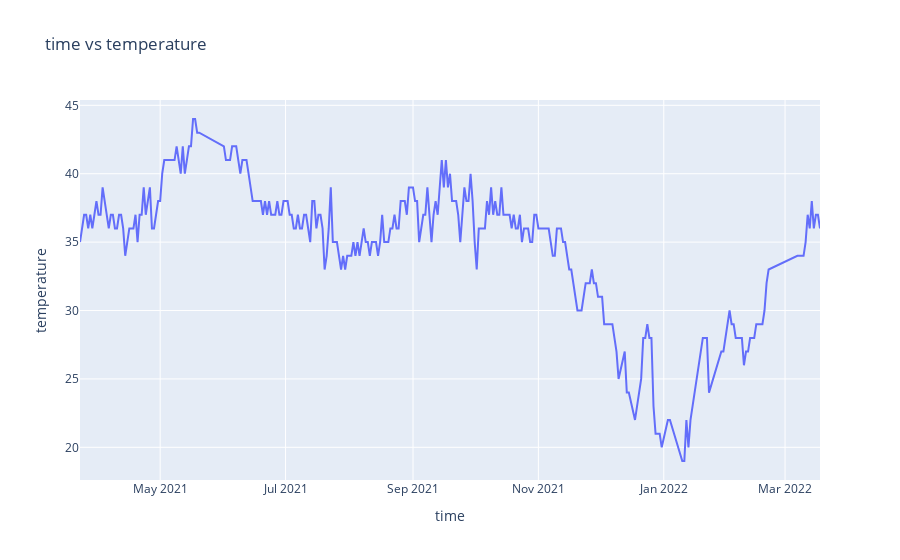

Notebook source saved alongside this figure:
### Code cell
import plotly.express as px



fig = px.line(daily_mode_df, x='day', y='temperature', title='time vs temperature',
                 labels={'day': 'time', 'temperature': 'temperature'})

fig.show()

### Figure 1 — Plotly figure (JSON) as saved in the notebook; plotly's stock layout.template omitted (floating-point values rounded to 4 significant figures; data arrays with more than 128 entries replaced by an {"elided": "..."} marker saying what was removed)
{"data": [{"hovertemplate": "time=%{x}<br>temperature=%{y}<extra></extra>", "legendgroup": "", "line": {"color": "#636efa", "dash": "solid"}, "marker": {"symbol": "circle"}, "mode": "lines", "name": "", "orientation": "v", "showlegend": false, "type": "scatter", "x": {"elided": "315 str values"}, "xaxis": "x", "y": {"elided": "315 int values"}, "yaxis": "y"}], "layout": {"legend": {"tracegroupgap": 0}, "title": {"text": "time vs temperature"}, "xaxis": {"anchor": "y", "domain": [0, 1], "title": {"text": "time"}}, "yaxis": {"anchor": "x", "domain": [0, 1], "title": {"text": "temperature"}}}}
